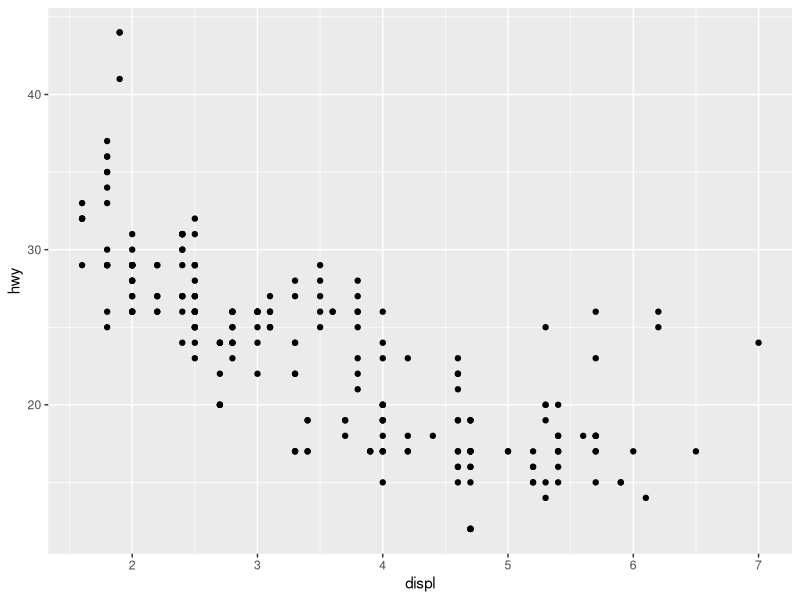
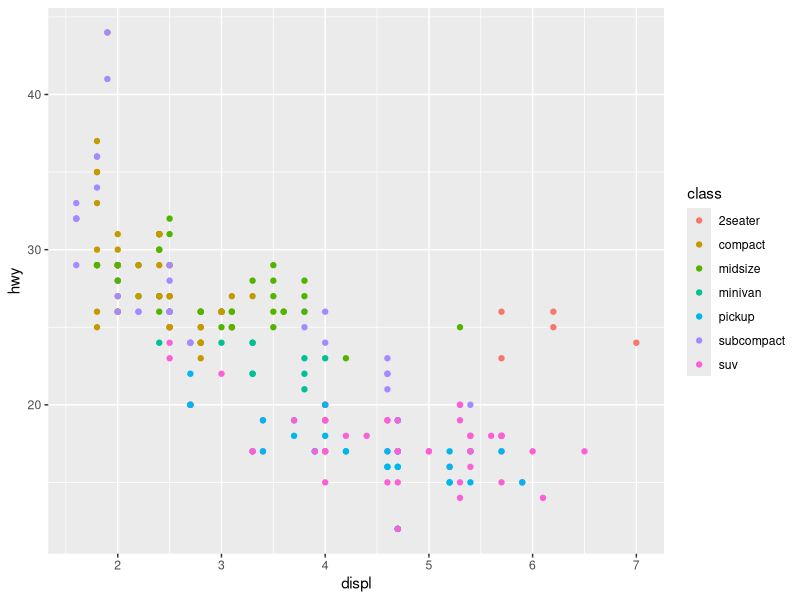
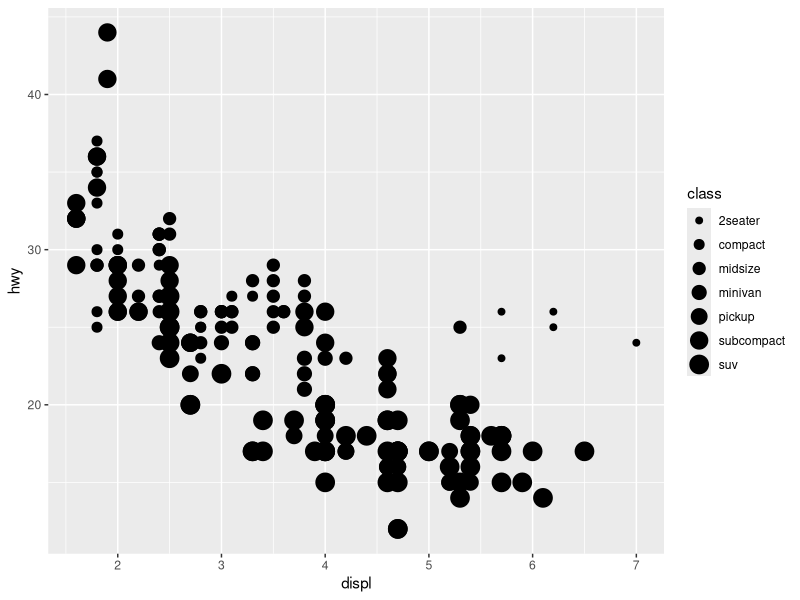
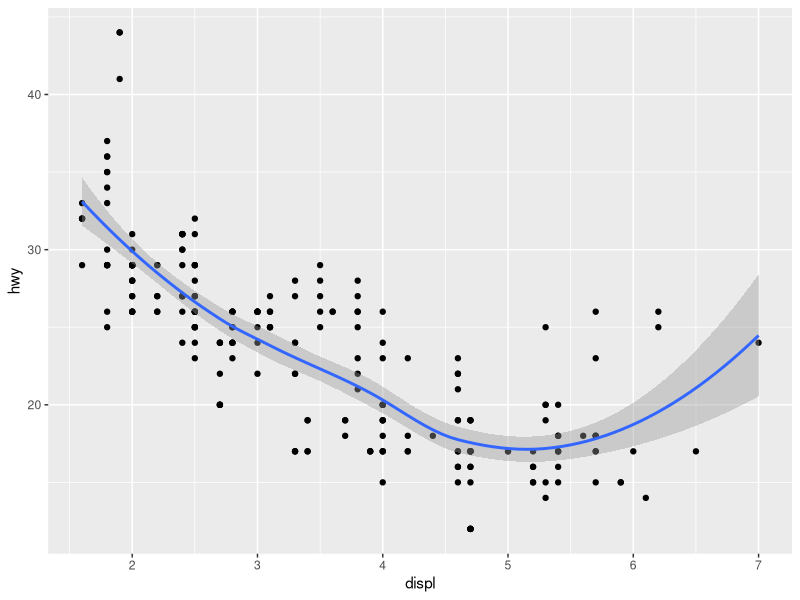

Write the R code that produced these figures, in order.
## ---- chunk 1
library(tidyverse)
knitr::opts_chunk$set(echo = TRUE)
## ---- chunk 2
library(tidyverse)
head(mpg)
## ---- chunk 3
ggplot(data = mpg) + 
  geom_point(mapping = aes(x = displ, y = hwy))

## ---- chunk 4
ggplot(data = mpg) + 
  geom_point(mapping = aes(x = displ, y = hwy, color = class))

## ---- chunk 5
ggplot(data = mpg) + 
  geom_point(mapping = aes(x = displ, y = hwy, size = class))

## ---- chunk 6
ggplot(data = mpg) + 
  geom_point(mapping = aes(x = displ, y = hwy)) + 
  geom_smooth(mapping = aes(x = displ, y = hwy))

